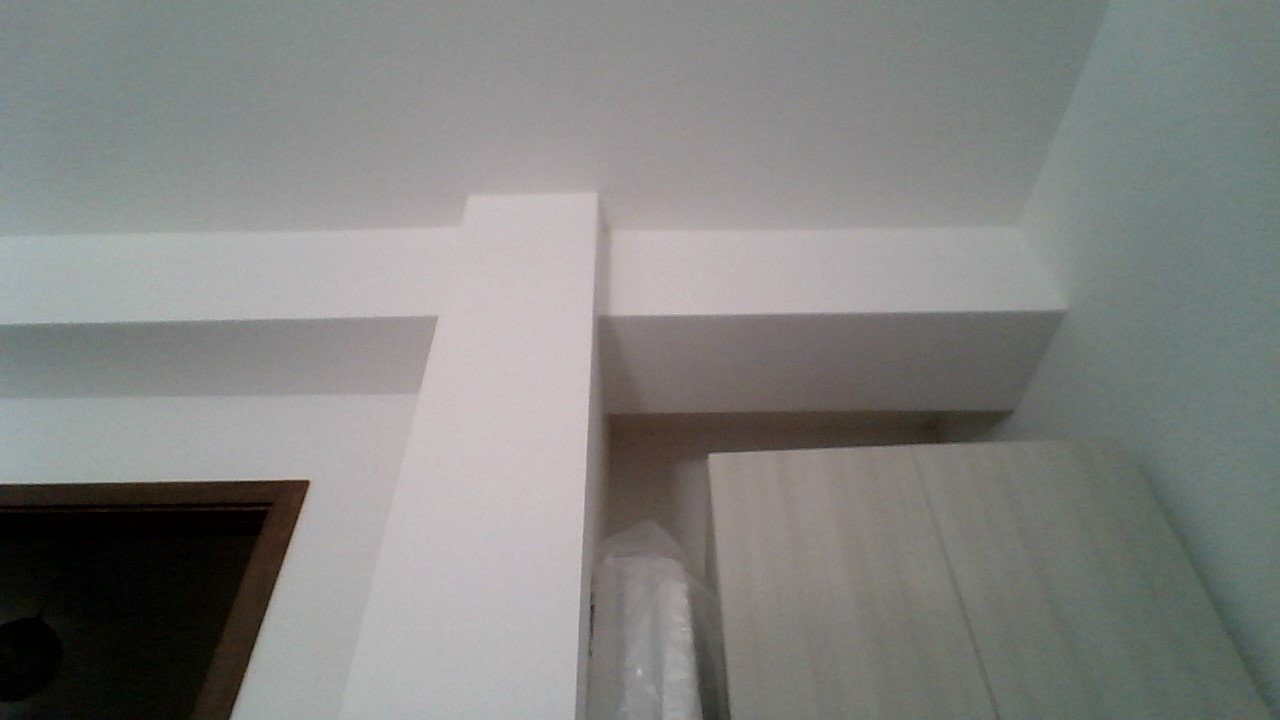
#> input picture controllers/left_robot/roof.jpg, 1280 x 720 px
$ python corner.py
#> lines starting #> are read from the running program, lines starting #| are printed output that depends on the picture; after the words box and inside, x2 and y2 are one past the last pixel; in counts of white or black regions, pixels touching at a corner belong together
'''
import cv2
import numpy as np

filename = 'roof.jpg'
img = cv2.imread(filename)
gray = cv2.cvtColor(img,cv2.COLOR_BGR2GRAY)

gray = np.float32(gray)
dst = cv2.cornerHarris(gray,2,3,0.06)

#result is dilated for marking the corners, not important
dst = cv2.dilate(dst,None)

# Threshold for an optimal value, it may vary depending on the image.
img[dst>0.01*dst.max()]=[0,0,255]

cv2.imshow('dst',img)
if cv2.waitKey(0) & 0xff == 27:
    cv2.destroyAllWindows()
'''

import numpy as np
import cv2 as cv
from matplotlib import pyplot as plt


BLURRING = 0
NUM_OF_CORNERS = 100
QUALITY = 0.008
DISTANCE = 100

fig = plt.figure()

img = cv.imread('roof.jpg')
#> img is the input picture: shape (720, 1280, 3); mean B, G, R 129.2, 131.7, 130.7

plt.subplot(2, 2, 1)
plt.imshow(img)

blur = cv.blur(img,(10,10))
plt.subplot(2, 2, 3)
plt.imshow(blur)

gray = cv.cvtColor(img,cv.COLOR_BGR2GRAY)
corners = cv.goodFeaturesToTrack(gray,NUM_OF_CORNERS,QUALITY,DISTANCE)
#> corners = 61 rows, first 8: [308, 481], [592, 605], [709, 454], [437, 316], [271, 595], [237, 694], [19, 485], [222, 321]
corners = np.int0(corners)
for i in corners:
    x,y = i.ravel()
    cv.circle(img,(x,y),3,255,-1)
#> this loop made 61 passes
#> (x, y) on passes 1 to 12: (308, 481), (592, 605), (709, 454), (437, 316), (271, 595), (237, 694), (19, 485), (222, 321), (142, 482), (28, 324), (860, 446), (575, 706)
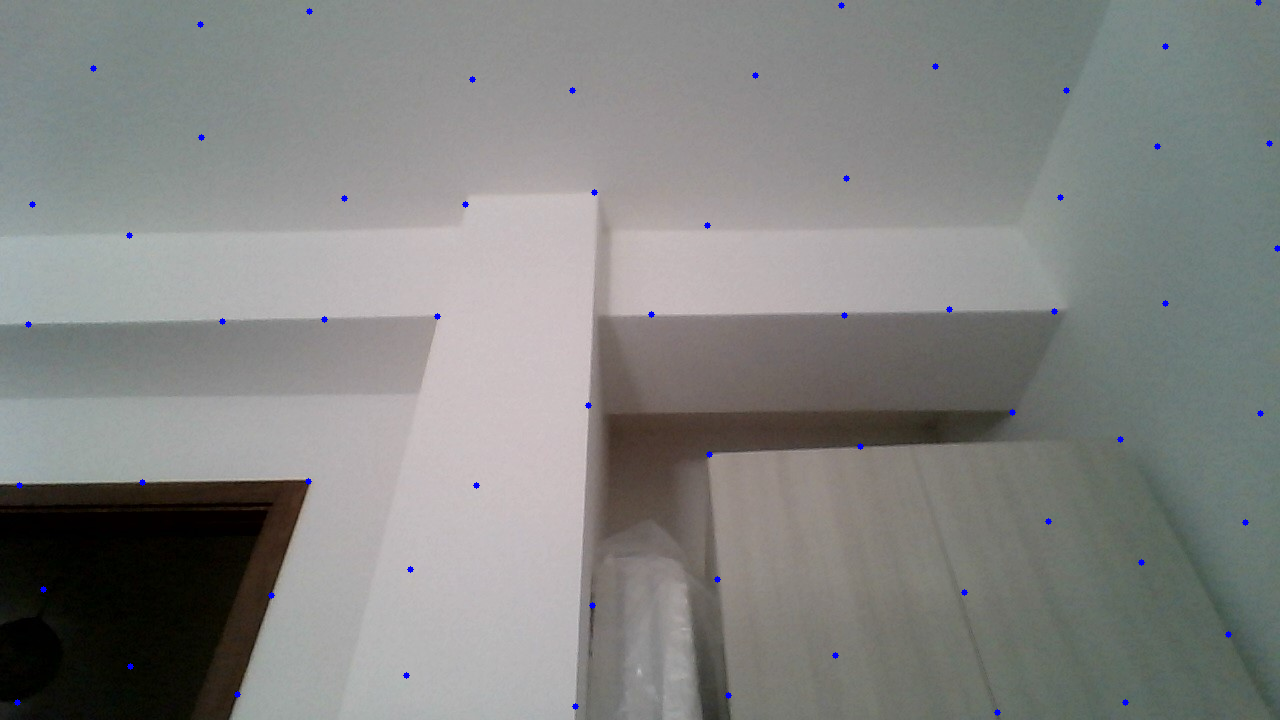
#> img: shape (720, 1280, 3); 0.19% of pixels changed, all inside (x1, y1, x2, y2) = (14, 0, 1280, 716)

plt.subplot(2, 2, 2)
plt.imshow(img)

gray = cv.cvtColor(blur,cv.COLOR_BGR2GRAY)
corners = cv.goodFeaturesToTrack(gray,NUM_OF_CORNERS,QUALITY,DISTANCE)
#> corners = 24 rows, first 8: [305, 485], [713, 459], [432, 321], [598, 314], [595, 602], [229, 716], [1005, 415], [611, 419]
corners = np.int0(corners)
for i in corners:
    x,y = i.ravel()
    cv.circle(blur,(x,y),3,255,-1)
#> this loop made 24 passes
#> (x, y) on passes 1 to 12: (305, 485), (713, 459), (432, 321), (598, 314), (595, 602), (229, 716), (1005, 415), (611, 419), (653, 696), (1059, 319), (593, 195), (709, 559)
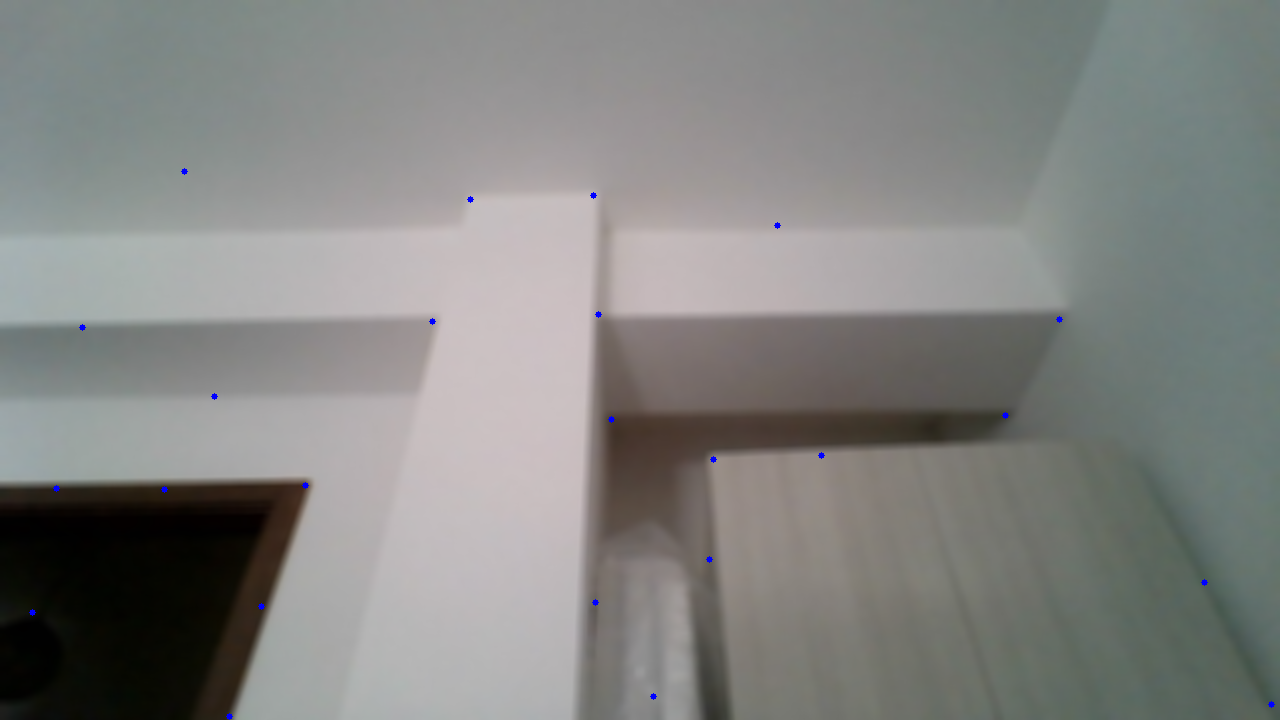
#> blur: shape (720, 1280, 3); mean B, G, R 129.3, 131.6, 130.7

plt.subplot(2, 2, 4)
plt.imshow(blur)


plt.show()
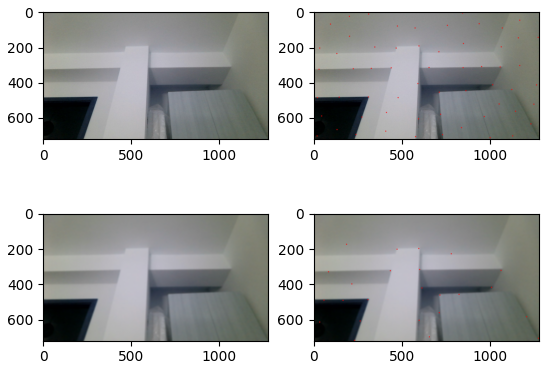
#> figure drawn by matplotlib, 4 panels; B, G, R data is drawn as R, G, B
